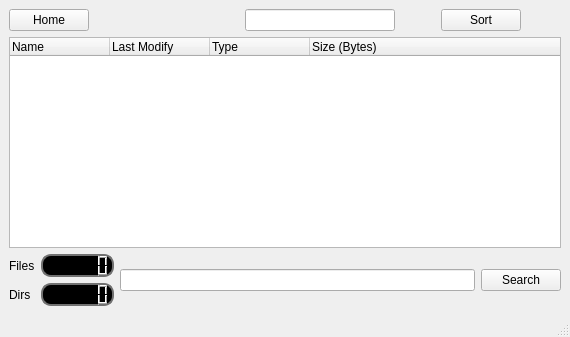
<?xml version="1.0" encoding="UTF-8"?>
<ui version="4.0">
 <class>MainWindow</class>
 <widget class="QMainWindow" name="MainWindow">
  <property name="geometry">
   <rect>
    <x>0</x>
    <y>0</y>
    <width>570</width>
    <height>337</height>
   </rect>
  </property>
  <property name="windowTitle">
   <string>MainWindow</string>
  </property>
  <widget class="QWidget" name="centralwidget">
   <layout class="QGridLayout" name="gridLayout_5">
    <item row="0" column="0">
     <layout class="QGridLayout" name="gridLayout_3">
      <item row="0" column="0">
       <layout class="QGridLayout" name="navBarLayout">
        <item row="0" column="0">
         <layout class="QGridLayout" name="buttonsLeft">
          <item row="0" column="0">
           <widget class="QPushButton" name="homeButton">
            <property name="text">
             <string>Home</string>
            </property>
           </widget>
          </item>
         </layout>
        </item>
        <item row="0" column="2">
         <widget class="QLineEdit" name="absolutePath"/>
        </item>
        <item row="0" column="3">
         <layout class="QGridLayout" name="buttonsRight">
          <item row="0" column="1">
           <widget class="QPushButton" name="sortButton">
            <property name="text">
             <string>Sort</string>
            </property>
           </widget>
          </item>
          <item row="0" column="0">
           <spacer name="horizontalSpacer_2">
            <property name="orientation">
             <enum>Qt::Horizontal</enum>
            </property>
            <property name="sizeType">
             <enum>QSizePolicy::Expanding</enum>
            </property>
            <property name="sizeHint" stdset="0">
             <size>
              <width>40</width>
              <height>20</height>
             </size>
            </property>
           </spacer>
          </item>
          <item row="0" column="2">
           <spacer name="horizontalSpacer_3">
            <property name="orientation">
             <enum>Qt::Horizontal</enum>
            </property>
            <property name="sizeHint" stdset="0">
             <size>
              <width>40</width>
              <height>20</height>
             </size>
            </property>
           </spacer>
          </item>
         </layout>
        </item>
        <item row="0" column="1">
         <spacer name="horizontalSpacer">
          <property name="orientation">
           <enum>Qt::Horizontal</enum>
          </property>
          <property name="sizeHint" stdset="0">
           <size>
            <width>40</width>
            <height>20</height>
           </size>
          </property>
         </spacer>
        </item>
       </layout>
      </item>
      <item row="1" column="0">
       <layout class="QGridLayout" name="gridLayout_2">
        <item row="0" column="0">
         <widget class="QTreeWidget" name="treeWidgetView">
          <column>
           <property name="text">
            <string>Name</string>
           </property>
          </column>
          <column>
           <property name="text">
            <string>Last Modify</string>
           </property>
          </column>
          <column>
           <property name="text">
            <string>Type</string>
           </property>
          </column>
          <column>
           <property name="text">
            <string>Size (Bytes)</string>
           </property>
          </column>
         </widget>
        </item>
       </layout>
      </item>
      <item row="2" column="0">
       <layout class="QGridLayout" name="bottomLayout">
        <item row="0" column="0">
         <layout class="QGridLayout" name="gridLayout_4">
          <item row="0" column="0">
           <layout class="QGridLayout" name="filesCountLayout">
            <item row="0" column="0">
             <widget class="QLabel" name="labelFilesTxt">
              <property name="text">
               <string>Files</string>
              </property>
             </widget>
            </item>
            <item row="0" column="1">
             <widget class="QLCDNumber" name="lcdFilesCounter">
              <property name="styleSheet">
               <string notr="true">QLCDNumber{
  background-color: rgb(0, 0, 0);
  border: 2px solid rgb(113, 113, 113);
  border-width: 2px;
  border-radius: 10px;
  color: rgb(255, 255, 255);
}</string>
              </property>
              <property name="digitCount">
               <number>6</number>
              </property>
             </widget>
            </item>
           </layout>
          </item>
          <item row="1" column="0">
           <layout class="QGridLayout" name="dirsCountLayout">
            <item row="0" column="0">
             <widget class="QLabel" name="labelDirsTxt">
              <property name="text">
               <string>Dirs</string>
              </property>
             </widget>
            </item>
            <item row="0" column="1">
             <widget class="QLCDNumber" name="lcdDirsCounter">
              <property name="styleSheet">
               <string notr="true">QLCDNumber{
  background-color: rgb(0, 0, 0);
  border: 2px solid rgb(113, 113, 113);
  border-width: 2px;
  border-radius: 10px;
  color: rgb(255, 255, 255);
}</string>
              </property>
              <property name="digitCount">
               <number>6</number>
              </property>
             </widget>
            </item>
           </layout>
          </item>
         </layout>
        </item>
        <item row="0" column="1">
         <layout class="QGridLayout" name="gridLayout">
          <item row="0" column="1">
           <widget class="QPushButton" name="searchButton">
            <property name="text">
             <string>Search</string>
            </property>
           </widget>
          </item>
          <item row="0" column="0">
           <widget class="QLineEdit" name="pathToSearch"/>
          </item>
         </layout>
        </item>
       </layout>
      </item>
     </layout>
    </item>
   </layout>
  </widget>
  <widget class="QStatusBar" name="statusbar"/>
 </widget>
 <resources/>
 <connections/>
</ui>
